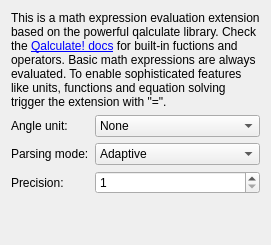
<?xml version="1.0" encoding="UTF-8"?>
<ui version="4.0">
 <class>Qalculate::ConfigWidget</class>
 <widget class="QWidget" name="Qalculate::ConfigWidget">
  <layout class="QVBoxLayout" name="verticalLayout_2">
   <item>
    <widget class="QLabel" name="label">
     <property name="text">
      <string>&lt;html&gt;&lt;head/&gt;&lt;body&gt;&lt;p&gt;This is a math expression evaluation extension based on the powerful qalculate library. Check the &lt;a href=&quot;https://qalculate.github.io/&quot;&gt;&lt;span style=&quot; text-decoration: underline; color:#0000ff;&quot;&gt;Qalculate! docs&lt;/span&gt;&lt;/a&gt; for built-in fuctions and operators. Basic math expressions are always evaluated. To enable sophisticated features like units, functions and equation solving trigger the extension with &amp;quot;=&amp;quot;.&lt;/p&gt;&lt;/body&gt;&lt;/html&gt;</string>
     </property>
     <property name="wordWrap">
      <bool>true</bool>
     </property>
     <property name="openExternalLinks">
      <bool>true</bool>
     </property>
    </widget>
   </item>
   <item>
    <layout class="QFormLayout" name="formLayout">
     <item row="0" column="0">
      <widget class="QLabel" name="angleUnitLabel">
       <property name="toolTip">
        <string>&lt;html&gt;&lt;head/&gt;&lt;body&gt;&lt;p&gt;The angle unit for trigonometric functions.&lt;/p&gt;&lt;/body&gt;&lt;/html&gt;</string>
       </property>
       <property name="text">
        <string>Angle unit:</string>
       </property>
       <property name="buddy">
        <cstring>angleUnitComboBox</cstring>
       </property>
      </widget>
     </item>
     <item row="0" column="1">
      <widget class="QComboBox" name="angleUnitComboBox">
       <item>
        <property name="text">
         <string>None</string>
        </property>
       </item>
       <item>
        <property name="text">
         <string>Radian</string>
        </property>
       </item>
       <item>
        <property name="text">
         <string>Degree</string>
        </property>
       </item>
       <item>
        <property name="text">
         <string>Gradian</string>
        </property>
       </item>
      </widget>
     </item>
     <item row="2" column="0">
      <widget class="QLabel" name="precisionLabel">
       <property name="toolTip">
        <string>&lt;html&gt;&lt;head/&gt;&lt;body&gt;&lt;p&gt;Precision for approximate calculations.&lt;/p&gt;&lt;/body&gt;&lt;/html&gt;</string>
       </property>
       <property name="text">
        <string>Precision:</string>
       </property>
       <property name="buddy">
        <cstring>precisionSpinBox</cstring>
       </property>
      </widget>
     </item>
     <item row="2" column="1">
      <widget class="QSpinBox" name="precisionSpinBox">
       <property name="minimum">
        <number>1</number>
       </property>
       <property name="maximum">
        <number>128</number>
       </property>
      </widget>
     </item>
     <item row="1" column="0">
      <widget class="QLabel" name="parsingModeLabel">
       <property name="toolTip">
        <string>&lt;html&gt;&lt;head/&gt;&lt;body&gt;&lt;p&gt;The default adaptive mode works as the &amp;quot;parse implicit multiplication first&amp;quot; mode, unless spaces are found (1/5x = 1/(5*x), but 1/5 x = (1/5)*x). In the adaptive mode unit expressions are parsed separately (5 m/5 m/s = (5*m)/(5*(m/s)) = 1 s).&lt;/p&gt;&lt;p&gt;In the &amp;quot;parse implicit multiplication first&amp;quot; mode, implicit multiplication is parsed before explicit multiplication (12/2(1+2) = 12/(2*3) = 2, 5x/5y = (5*x)/(5*y) = x/y). &lt;/p&gt;&lt;p&gt;In the conventional mode implicit multiplication does not differ from explicit multiplication (12/2(1+2) = 12/2*3 = 18, 5x/5y = 5*x/5*y = xy).&lt;/p&gt;&lt;/body&gt;&lt;/html&gt;</string>
       </property>
       <property name="text">
        <string>Parsing mode:</string>
       </property>
       <property name="buddy">
        <cstring>parsingModeComboBox</cstring>
       </property>
      </widget>
     </item>
     <item row="1" column="1">
      <widget class="QComboBox" name="parsingModeComboBox">
       <item>
        <property name="text">
         <string>Adaptive</string>
        </property>
       </item>
       <item>
        <property name="text">
         <string>Implicit multiplication first</string>
        </property>
       </item>
       <item>
        <property name="text">
         <string>Conventional</string>
        </property>
       </item>
      </widget>
     </item>
    </layout>
   </item>
   <item>
    <spacer name="verticalSpacer">
     <property name="orientation">
      <enum>Qt::Vertical</enum>
     </property>
     <property name="sizeHint" stdset="0">
      <size>
       <width>20</width>
       <height>40</height>
      </size>
     </property>
    </spacer>
   </item>
  </layout>
 </widget>
 <resources/>
 <connections/>
</ui>
